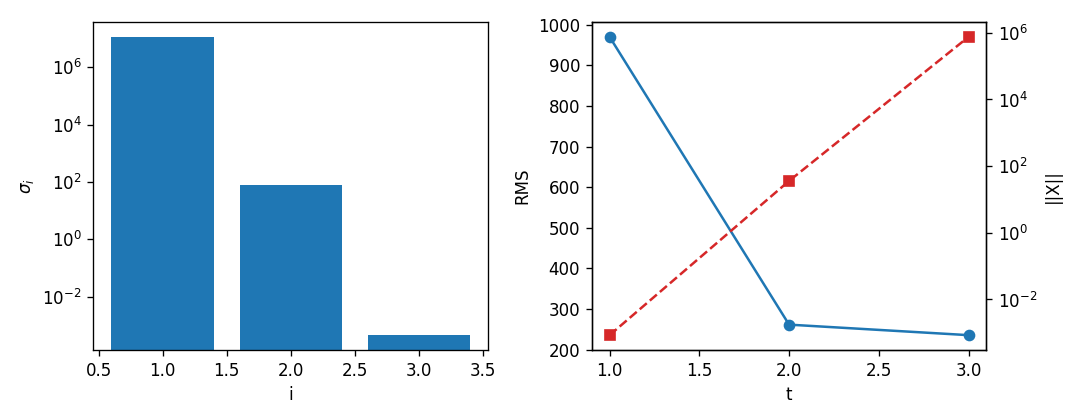

The Python source for this figure:
# 연습문제 1.5.F: 인구 데이터 2차 회귀 — pinv / 정규방정식 / SVD 유사역행렬
import numpy as np, mpmath as mp
import matplotlib; matplotlib.use("Agg"); import matplotlib.pyplot as plt
yr  = np.array([1930,1940,1949,1960,1970,1980,1990,2000,2010], float)
pop = np.array([2044,2355,2017,2499,3144,3741,4339,4599,4799], float)
A = np.column_stack([yr**2, yr, np.ones_like(yr)]); B = pop
# 기준해: 50자리 정밀 정규방정식 (A가 정확히 표현되므로 참값)
mp.mp.dps = 50
Am = mp.matrix(A.tolist()); Bm = mp.matrix(B.tolist())
Xref = mp.lu_solve(Am.T*Am, Am.T*Bm); Xref = np.array([float(v) for v in Xref])
U, s, Vt = np.linalg.svd(A, full_matrices=False)
Xa = np.linalg.pinv(A) @ B
try:
    Xb = np.linalg.inv(A.T @ A) @ A.T @ B
except np.linalg.LinAlgError as e:
    Xb = None; print("normal eq. failed:", e)
Xc = Vt.T @ np.diag(1/s) @ U.T @ B
Xl = np.linalg.lstsq(A, B, rcond=None)[0]
print("singular values:", s, " kappa(A) =", f"{s[0]/s[-1]:.3e}", " kappa(A)^2 =", f"{(s[0]/s[-1])**2:.3e}")
print("cond(A^T A) by numpy:", f"{np.linalg.cond(A.T@A):.3e}")
def digits(X): return -np.log10(np.abs(X - Xref)/np.abs(Xref))
for nm, X in [("ref(50 digits)", Xref), ("(a) pinv", Xa), ("(b) normal eq", Xb), ("(c) SVD own", Xc), ("lstsq", Xl)]:
    rms = np.sqrt(np.mean((A @ X - B)**2))
    print(f"{nm:15s}: a={X[0]:.10e} b={X[1]:.10e} c={X[2]:.10e}  RMS={rms:.4f}" + ("" if nm.startswith("ref") else f"  correct digits(a,b,c)={np.round(digits(X),1)}"))
print("agreement digits (a) vs (c):", np.round(-np.log10(np.abs(Xa-Xc)/np.abs(Xc)), 1))
print("agreement digits (b) vs (c):", np.round(-np.log10(np.abs(Xb-Xc)/np.abs(Xc)), 1))
print(f"eps*kappa = {np.finfo(float).eps*s[0]/s[-1]:.2e},  eps*kappa^2 = {np.finfo(float).eps*(s[0]/s[-1])**2:.2e}")
# (d) 절단 SVD: RMS와 ||X|| vs t
print(" t   RMS        ||X||_2")
rms_t, nrm_t = [], []
for t in (1, 2, 3):
    sinv = np.array([1/si if i < t else 0 for i, si in enumerate(s)])
    X = Vt.T @ np.diag(sinv) @ U.T @ B; rms_t.append(np.sqrt(np.mean((A@X-B)**2))); nrm_t.append(np.linalg.norm(X))
    print(f" {t}  {rms_t[-1]:8.2f}   {nrm_t[-1]:.4e}")
# 중심화·스케일링 후 조건수 (보너스)
z = (yr - yr.mean())/yr.std(); Az = np.column_stack([z**2, z, np.ones_like(z)])
print(f"standardized design kappa = {np.linalg.cond(Az):.3f}")
fig, ax = plt.subplots(1, 2, figsize=(9, 3.5))
ax[0].bar(range(1, 4), s); ax[0].set_yscale("log"); ax[0].set_xlabel("i"); ax[0].set_ylabel(r"$\sigma_i$")
ax[1].plot([1,2,3], rms_t, "o-"); ax2 = ax[1].twinx(); ax2.semilogy([1,2,3], nrm_t, "s--", c="C3")
ax[1].set_xlabel("t"); ax[1].set_ylabel("RMS"); ax2.set_ylabel("||X||")
fig.tight_layout(); fig.savefig("ex_1_5_F.png", dpi=120)
# --- 왜 정규방정식이 '전멸'하지 않았나? ---
ATA = A.T @ A; ATB = A.T @ B
ATA_exact = (Am.T*Am); ATB_exact = Am.T*Bm
print("max |A^T A| entry =", f"{np.abs(ATA).max():.3e}", " < 2^53 =", f"{2.0**53:.3e}")
print("A^T A formed exactly in FP64?", all(mp.mpf(ATA[i,j]) == ATA_exact[i,j] for i in range(3) for j in range(3)),
      "  A^T B exact?", all(mp.mpf(ATB[i]) == ATB_exact[i] for i in range(3)))
e = Xb - Xref; ce = Vt @ e; cx = Vt @ Xref
print("error components along v1,v2,v3:", ce, "  solution components:", cx)
print("relative error along v_i:", np.abs(ce/cx))
# 대조 실험: 연도를 1000으로 나눈 단위(정확히 표현 안 됨)로 같은 회귀
yk = yr/1000; Ak = np.column_stack([yk**2, yk, np.ones_like(yk)])
mp.mp.dps = 60
Akm = mp.matrix([[mp.mpf(v) for v in row] for row in Ak.tolist()])
Xk_ref = np.array([float(v) for v in mp.lu_solve(Akm.T*Akm, Akm.T*Bm)])
Xk_ne = np.linalg.solve(Ak.T @ Ak, Ak.T @ B); Xk_svd = np.linalg.pinv(Ak) @ B
print(f"[yr/1000] kappa(A)={np.linalg.cond(Ak):.3e}; digits normal eq={np.round(-np.log10(np.abs(Xk_ne-Xk_ref)/np.abs(Xk_ref)),1)}, pinv={np.round(-np.log10(np.abs(Xk_svd-Xk_ref)/np.abs(Xk_ref)),1)}")
# 열 스케일링(equilibration) 후 유효 조건수: GE/LU는 열 스케일링에 (거의) 불변
D = 1/np.linalg.norm(A, axis=0); kAD = np.linalg.cond(A*D)
print(f"kappa(A D) (columns normalized) = {kAD:.3e}, kappa(AD)^2 = {kAD**2:.3e}, eps*kappa(AD)^2 = {np.finfo(float).eps*kAD**2:.2e} -> predicted digits ~ {-np.log10(np.finfo(float).eps*kAD**2):.1f}")
print(f"eps*kappa(AD) = {np.finfo(float).eps*kAD:.2e} -> predicted digits for SVD/QR ~ {-np.log10(np.finfo(float).eps*kAD):.1f}")
